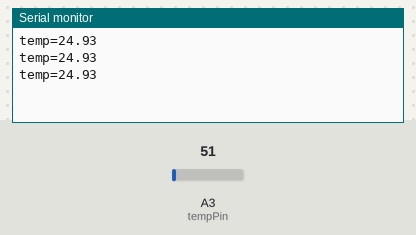
Bench run of a sketch on a simulated Arduino Uno, built with avr-gcc and run on an emulated ATmega328P. Shown: the last lines printed to the serial monitor. Inputs (shaded band) come from the test bench; at power-on: A3 (tempPin) = 51.

Above: at 1.3 s.
1.4 s: A3 (tempPin) set to 61
At 1.9 s:
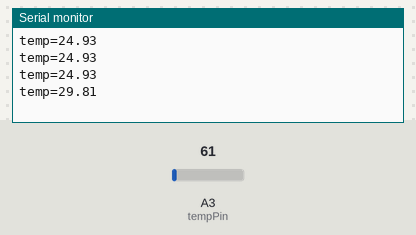
2.9 s: A3 (tempPin) set to 71
At 3.4 s:
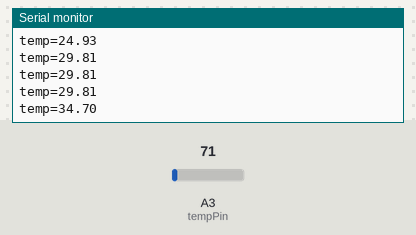
Timing chart, 0 to 5.9 s (numbered marks = the images above; inputs shaded):
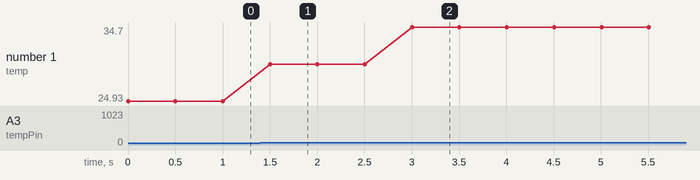

The sketch:

LM35.ino
```cpp
#define tempPin A3  //temperature pin is A3

float temp;   //This variable will store the temperature measured by sensor
float vltg;   //This variable will store the voltage at Arduino Pi A3 (Sensor Output)

void setup() {
  Serial.begin(9600);   //Starts the serial monitor
}

void loop() {
  vltg=(analogRead(tempPin)*5.0)/1023;     //This is the voltage at Pin A3 (Sensor Output)
  temp=vltg*100.0;
       //This is the formula of temperature given in the datasheet
  //analogRead() gives value between 0 to 1023. 0 means 0V, 1023 means 5V
  //to convert this output in volts unit, multiply by 5.0, divide by 1023

  //Printing the temperature on the computer
  Serial.print("temp=");
  Serial.println(temp);

  delay(500);
}
```

Measured:
- after the input at 1.4 s, the serial monitor: prints a new line after 0.10 s (image 1)
- after the input at 2.9 s, the serial monitor: prints a new line after 0.10 s (image 2)
- plotted number 1: 24.93 → 29.81 after the input at 1.4 s, 29.81 → 34.7 after the input at 2.9 s
